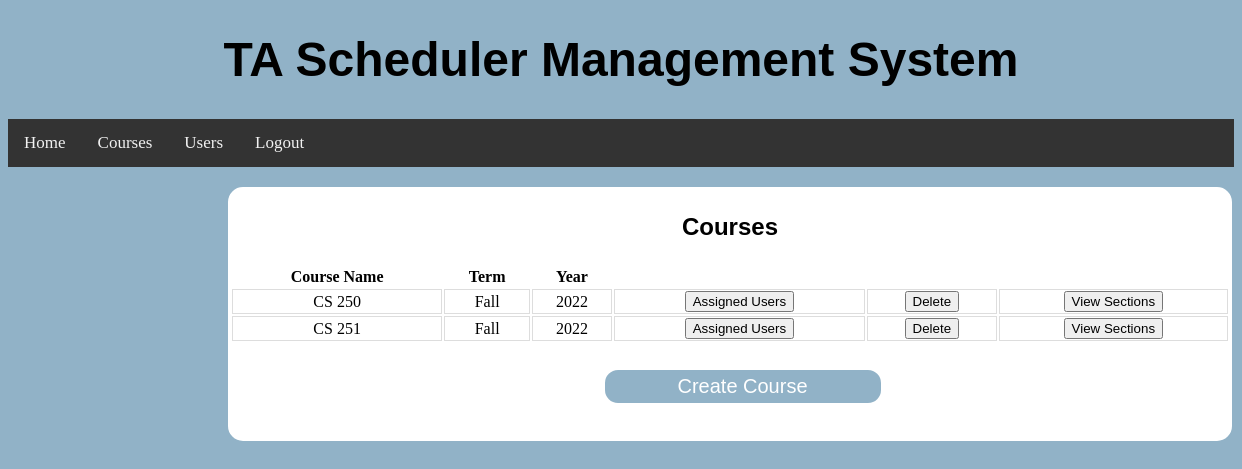
Page /courses/ (signed in) on the committed database.
### BackendWork/models.py (models this page shows, shortened)
class ClassList(models.Model):
    TERM_CHOICES = (('Summer', 'SUMMER'), ('Fall', 'FALL'), ('Winter', 'WINTER'), ('Spring', 'SPRING'))
    name = models.CharField(max_length=20, unique=True)
    term = models.CharField(max_length=30, choices=TERM_CHOICES, default='Fall')
    year = models.IntegerField(default=2022)

### BackendWork/views.py (the view, shortened to what this page needs)
# urls.py: path("courses/", Courses.as_view()),
class Courses(View):
    def get(self, request):
        m = request.session["role"]
        courses = ClassList.objects.all()
        return render(request, "courses.html", {'sessionUser': m, 'courses': courses})

### templates/courses.html (shortened to what this page needs)
{% load static %}
<!DOCTYPE html>
<html lang="en">
<head>
    <link rel="stylesheet" type="text/css" href="{% static 'css/courses.css' %}"/>
</head>
<div class="navContainer">
    <header class="header">
        <h1><a>TA Scheduler Management System</a></h1>
    </header>
    <div class="navigation">
        <li><a href="/home/">Home</a></li>
        <li><a href="/courses/">Courses</a></li>
        <li><a href="/users/">Users</a></li>
        <li><a href="/">Logout</a></li>
    </div>
</div>
<body>
<div class="container">
    <p class=header>Courses</p>
    <div class="containerbox">
        <table>
            <tr>
                <th>Course Name</th>
                <th>Term</th>
                <th>Year</th>
            </tr>
            <tr>
                {% for i in courses %}
                    <td>{{ i.name }}</td>
                    <td>{{ i.term }}</td>
                    <td>{{ i.year }}</td>
                    <td>
                        <form action="" method="post">
                            <button name="assignedUser" value="{{ i.name }}">Assigned Users</button>
                        </form>
                    </td>
                    <td>
                        <button>Delete</button>
                    </td>
                    <td>
                    <form action="" method="post">
                        <button name="thisCourseSections" value="{{ i.name }}">View Sections</button>
                    </form>
                    </td>
                    </tr>
                {% endfor %}
        </table>
    </div>
    <div class="submit-button">
        <a href="../createCourses/"><button name="createCourseSubmit">Create Course</button></a>
            </div>
</div>
</body>
</html>

### TAScheduler/static/css/courses.css (style rules this page uses)
html { background: rgb(145, 178, 199); }
.navigation { list-style-type: none; background-color: #333; position: sticky; width: 100%; overflow: auto; }
.navigation li a { float: left; color: #f2f2f2; text-align: center; padding: 14px 16px; text-decoration: none; font-size: 17px; background-color: #333; }
.header { font-family: 'Ubuntu', sans-serif; font-weight: bold; font-size: 24px; text-align: center; }
.container { margin-top: 20px; width: 1000px; height: 250px; flex-direction: row; justify-content: center; align-items: center; margin-bottom: 6px; margin-left: 220px; border: 2px solid White; border-radius: 15px; background: white; text-align: center; }
.containerbox { display: grid; gap: 50px; }
.th, td { border-bottom: 1px solid #ddd; border-left: 1px solid #ddd; border-top: 1px solid #ddd; border-right: 1px solid #ddd; }
.submit-button { display: flex; flex-direction: column; margin-right: 55px; margin-top: 25px; }
.submit-button button { font-size: 20px; padding: 5px 15px; border: 2px solid; border-radius: 15px; color: white; background: #91B2C7; width: 280px; cursor: pointer; margin-left: 80px; }

### rows in the picture
ClassList: name "CS 250", term "Fall", year "2022"
ClassList: name "CS 251", term "Fall", year "2022"
